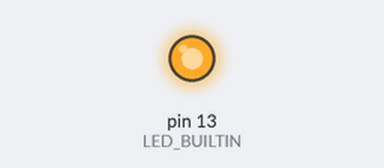
Bench run of a sketch on a simulated Arduino Uno, built with avr-gcc and run on an emulated ATmega328P. Shown: output pins drawn as LEDs (lit = HIGH).

Above: at 1.1 s.
At 12.3 s:
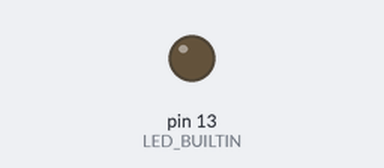
Timing chart, 0 to 12.6 s (numbered marks = the images above):
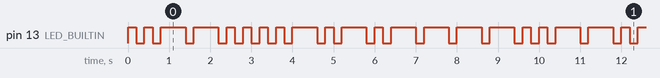

Measured:
- by itself, pin 13 (LED_BUILTIN): moves between LOW and HIGH, repeating every 9.6 s
- by itself, everything shown: repeats every 9.6 s, in 32 steps

The sketch:

morse.ino
```cpp
// the setup function runs once when you press reset or power the board
void setup() {
  // initialize digital pin LED_BUILTIN as an output.
  pinMode(LED_BUILTIN, OUTPUT);
}

// the loop function runs over and over again forever
void loop() {
  e();
  ele();
  b();
  a();
  ere();
  te();
  o();
}
void e(){
   punto();
}
void ele(){
  punto();
  barra();
  }
void b(){
  barra();
  for(int i=0;i<3;i++){
    punto();
    }
    }
void a(){
  punto();
  barra();
  }
 void ere(){
  punto();
  barra();
  punto();}
void te(){
  barra();}
void o(){
  for(int i=0; i<3;i++){
    barra();
    }}
void punto(){
    digitalWrite(LED_BUILTIN, HIGH);   // turn the LED on (HIGH is the voltage level)
  delay(200);                       // wait for a second
  digitalWrite(LED_BUILTIN, LOW);    // turn the LED off by making the voltage LOW
  delay(200);
}
void barra(){
    digitalWrite(LED_BUILTIN, HIGH);   // turn the LED on (HIGH is the voltage level)
  delay(600);                       // wait for a second
  digitalWrite(LED_BUILTIN, LOW);    // turn the LED off by making the voltage LOW
  delay(200);
}
void le(){
  digitalWrite(LED_BUILTIN,LOW);
  delay(600);
  }

void pa(){
  digitalWrite(LED_BUILTIN,LOW);
  delay(1000);
  }
```
